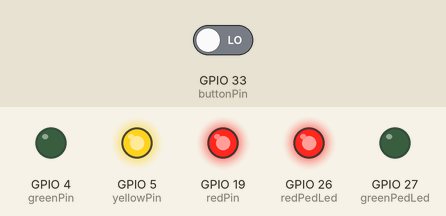
Bench run of a sketch on a simulated ESP32. On the bench: output pins drawn as LEDs (lit = HIGH). The test bench sets the inputs (shaded band); at power-on: GPIO 33 (buttonPin) LOW.

Above: at 5.8 s.
5.9 s: GPIO 33 (buttonPin) driven HIGH
At 7.3 s:
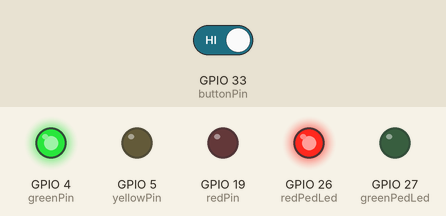
At 10.4 s:
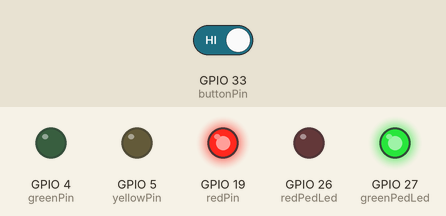
Timing chart, 0 to 11.9 s (numbered marks = the images above; inputs shaded):
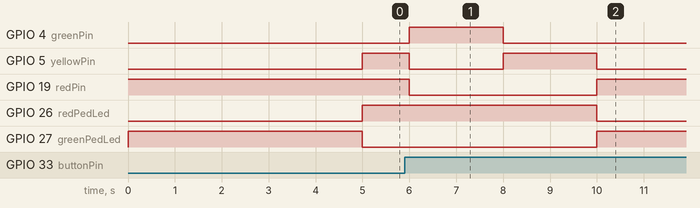

Measured:
- after the input at 5.9 s, GPIO 26 (redPedLed): HIGH → LOW after 4.1 s instead of 7.1 s; GPIO 27 (greenPedLed): LOW → HIGH after 4.1 s instead of 7.1 s

The sketch:

06-traffic-light-pedestrian.ino
```cpp
// Traffic light with a pedestrian button, using millis() instead of delay()

// set pin numbers
const int redPin = 19;      // car red LED
const int yellowPin = 5;    // car yellow LED
const int greenPin = 4;     // car green LED

const int redPedLed = 26;   // pedestrian red LED
const int greenPedLed = 27; // pedestrian green LED
const int buttonPin = 33;   // pedestrian button (external 10k pull-down, pressed = HIGH)

// which step of the cycle we are in (0 to 3)
int state = 0;

// the time (in ms) when the state was last changed
unsigned long lastChange = 0;

// how long each step lasts, in milliseconds
// 0: red, 1: red + yellow, 2: green, 3: yellow
const unsigned long durations[] = {5000, 1000, 5000, 2000};

// minimum time the cars keep green, even if a pedestrian pressed the button
const unsigned long minGreen = 2000;

// remembers that a pedestrian pressed the button
bool pedestrianRequest = false;

// set all five LEDs at once
void setLights(bool red, bool yellow, bool green, bool pedRed, bool pedGreen) {
  digitalWrite(redPin, red);
  digitalWrite(yellowPin, yellow);
  digitalWrite(greenPin, green);
  digitalWrite(redPedLed, pedRed);
  digitalWrite(greenPedLed, pedGreen);
}

// turn on the right LEDs for a given state
void applyState(int s) {
  switch (s) {
    case 0:
      setLights(HIGH, LOW, LOW, LOW, HIGH);    // cars red, pedestrians green
      break;
    case 1:
      setLights(HIGH, HIGH, LOW, HIGH, LOW);   // cars red + yellow, pedestrians red
      break;
    case 2:
      setLights(LOW, LOW, HIGH, HIGH, LOW);    // cars green, pedestrians red
      break;
    case 3:
      setLights(LOW, HIGH, LOW, HIGH, LOW);    // cars yellow, pedestrians red
      break;
  }
}

void setup() {
  pinMode(redPin, OUTPUT);
  pinMode(yellowPin, OUTPUT);
  pinMode(greenPin, OUTPUT);
  pinMode(redPedLed, OUTPUT);
  pinMode(greenPedLed, OUTPUT);
  pinMode(buttonPin, INPUT);

  // start in state 0 right away, so red lights up immediately
  applyState(state);
  lastChange = millis();
}

void loop() {
  // 1. remember a button press, but ignore it while pedestrians already have green
  if (state != 0 && digitalRead(buttonPin) == HIGH) {
    pedestrianRequest = true;
  }

  // 2. calculate how long the current step has lasted
  unsigned long elapsed = millis() - lastChange;
  bool timeUp = elapsed >= durations[state];
  bool shorten = (state == 2) && pedestrianRequest && elapsed >= minGreen;

  // 3. change the step when time is up, or when green is cut short
  if (timeUp || shorten) {
    // move to the next step; after the last one (3) go back to 0
    state = (state + 1) % 4;
    // light up the LEDs for the new step
    applyState(state);
    // remember when this change happened
    lastChange = millis();

    // pedestrians get their green in state 0, so the request is done
    if (state == 0) {
      pedestrianRequest = false;
    }
  }
}
```
